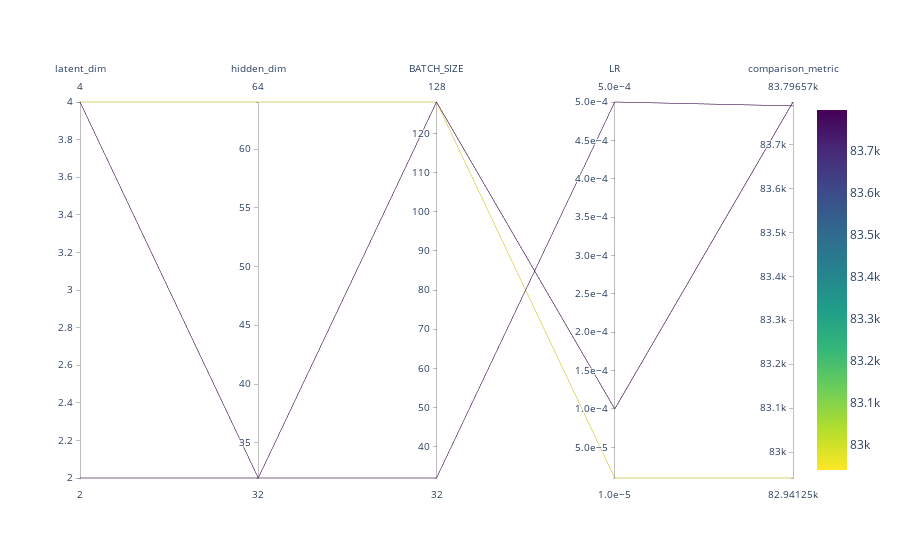

Write notebook code for a chart like this one.
### Code cell
import plotly.graph_objects as go
import pandas as pd
import numpy as np

# Assuming hyperparameter_results is already defined as your DataFrame
# hyperparameter_results = pd.DataFrame({
#     'latent_dim': [4, 4, 4, 4, 4, 4, 4, 4, 20, 20, 20, 20, 20, 20, 20, 20],
#     'hidden_dim': [64, 64, 64, 64, 256, 256, 256, 256, 64, 64, 64, 64, 256, 256, 256, 256],
#     'BATCH_SIZE': [32, 32, 64, 64, 32, 32, 64, 64, 32, 32, 64, 64, 32, 32, 64, 64],
#     'LR': [0.0001, 0.0010, 0.0001, 0.0010, 0.0001, 0.0010, 0.0001, 0.0010, 0.0001, 0.0010, 0.0001, 0.0010, 0.0001, 0.0010, 0.0001, 0.0010],
#     'parameters': [10124.0, 10124.0, 10124.0, 10124.0, 138764.0, 138764.0, 138764.0, 138764.0, 13228.0, 13228.0, 13228.0, 13228.0, 151084.0, 151084.0, 151084.0, 151084.0],
#     'loss': [41.682388, 30.339523, 145.888779, 178.382187, 27.375826, 18.381046, 138.252258, 117.150833, 37.039734, 25.820927, 140.117691, 153.330154, 27.640907, 27.571594, 147.525803, 142.770493]
# })

# Create the parallel coordinates plot
fig = go.Figure(data=
    go.Parcoords(
        line = dict(color = hyperparameter_results['comparison_metric'],
                    colorscale = 'Viridis_r',  # Reverse the colorscale
                    showscale = True),
        dimensions = list([
            dict(range = [hyperparameter_results['latent_dim'].min(), hyperparameter_results['latent_dim'].max()],
                 label = 'latent_dim', values = hyperparameter_results['latent_dim']),
            dict(range = [hyperparameter_results['hidden_dim'].min(), hyperparameter_results['hidden_dim'].max()],
                 label = 'hidden_dim', values = hyperparameter_results['hidden_dim']),
            dict(range = [hyperparameter_results['BATCH_SIZE'].min(), hyperparameter_results['BATCH_SIZE'].max()],
                 label = 'BATCH_SIZE', values = hyperparameter_results['BATCH_SIZE']),
            dict(range = [hyperparameter_results['LR'].min(), hyperparameter_results['LR'].max()],
                 tickformat = '.1e',
                 label = 'LR', values = hyperparameter_results['LR']),
            dict(range = [hyperparameter_results['comparison_metric'].min(), hyperparameter_results['comparison_metric'].max()],
                 label = 'comparison_metric', values = hyperparameter_results['comparison_metric'])
        ])
    )
)

# Update the layout
fig.update_layout(
    plot_bgcolor = 'white',
    paper_bgcolor = 'white'
)


# Show the plot
# fig.show()

### Figure 1 — Plotly figure (JSON) as saved in the notebook; plotly's stock layout.template omitted (floating-point values rounded to 4 significant figures)
{"data": [{"dimensions": [{"label": "latent_dim", "range": [2, 4], "values": [4, 2, 4]}, {"label": "hidden_dim", "range": [32, 64], "values": [32, 32, 64]}, {"label": "BATCH_SIZE", "range": [32, 128], "values": [128, 32, 128]}, {"label": "LR", "range": [1e-05, 0.0005], "tickformat": ".1e", "values": [0.0001, 0.0005, 1e-05]}, {"label": "comparison_metric", "range": [82940.0, 83800.0], "values": [83800.0, 83790.0, 82940.0]}], "line": {"color": [83800.0, 83790.0, 82940.0], "colorscale": [[0, "#fde725"], [0.1111, "#b5de2b"], [0.2222, "#6ece58"], [0.3333, "#35b779"], [0.4444, "#1f9e89"], [0.5556, "#26828e"], [0.6667, "#31688e"], [0.7778, "#3e4989"], [0.8889, "#482878"], [1, "#440154"]], "showscale": true}, "type": "parcoords"}], "layout": {"paper_bgcolor": "white", "plot_bgcolor": "white"}}
